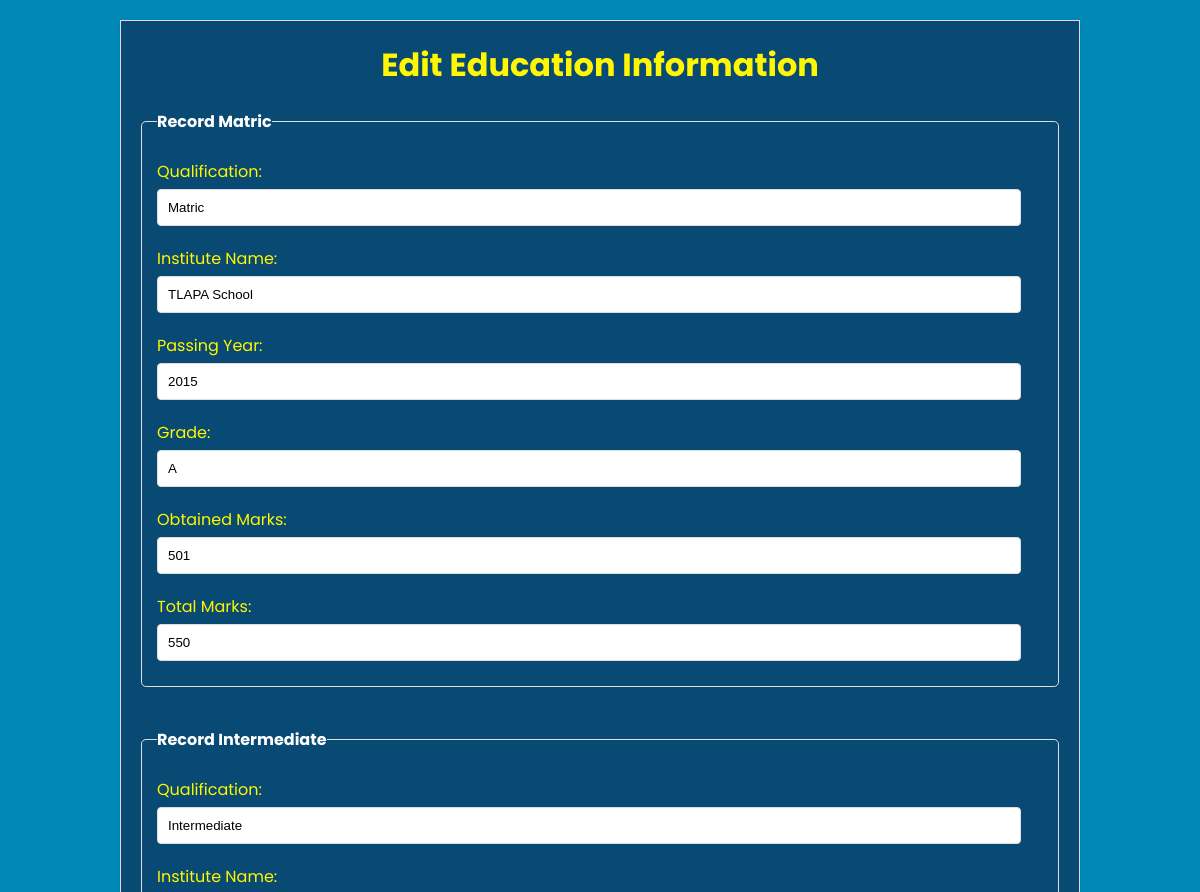
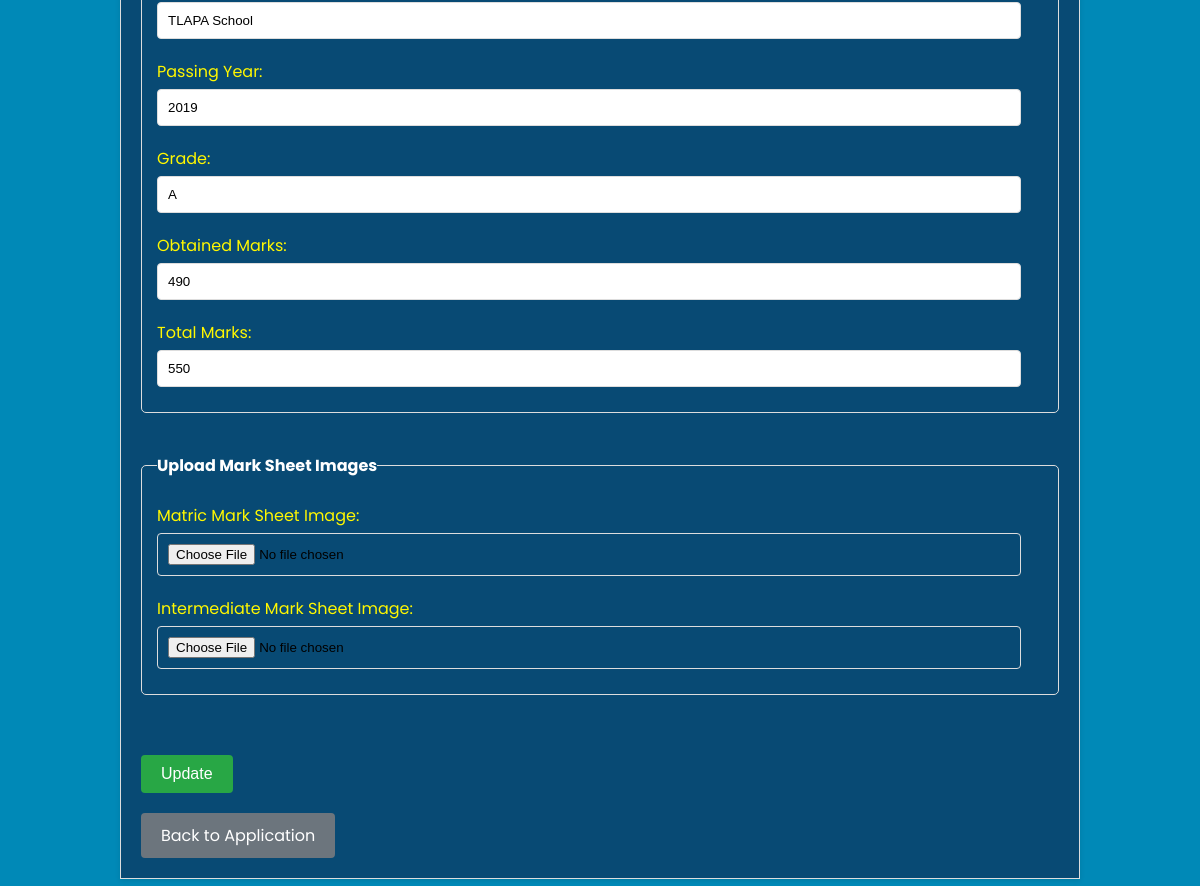
/edit_education_info.php (signed in), run on the app's committed database (2 pictures, top to bottom).
### tables this page shows
CREATE TABLE `education` (
  `education_id` int(11) NOT NULL,
  `student_id` int(11) NOT NULL,
  `qualification` varchar(50) NOT NULL,
  `institute_name` varchar(100) NOT NULL,
  `passing_year` int(11) NOT NULL,
  `grade` varchar(10) NOT NULL,
  `obtained_marks` int(11) NOT NULL,
  `total_marks` int(11) NOT NULL,
  `average` float NOT NULL
);

### edit_education_info.php (the view, shortened to what this page needs)
<?php
include 'db_connect.php';
$student_id = $_SESSION['student_id'];
$education_query = "SELECT * FROM education WHERE student_id = ?";
$stmt = $conn->prepare($education_query);
$stmt->bind_param('i', $student_id);
$stmt->execute();
$education_result = $stmt->get_result();
?>
<!DOCTYPE html>
<html lang="en">
<head>
</head>
<body>
    <div class="container">
        <h1>Edit Education Information</h1>
        <form method="post" enctype="multipart/form-data">
            <?php while ($row = $education_result->fetch_assoc()): ?>
                <fieldset>
                    <legend>Record <?php echo htmlspecialchars($row['qualification']); ?></legend>
                    <label for="qualification">Qualification:</label>
                    <input type="text" name="qualification[]" value="<?php echo htmlspecialchars($row['qualification']); ?>"><br>
                    <label for="institute_name">Institute Name:</label>
                    <input type="text" name="institute_name[]" value="<?php echo htmlspecialchars($row['institute_name']); ?>"><br>
                    <label for="passing_year">Passing Year:</label>
                    <input type="text" name="passing_year[]" value="<?php echo htmlspecialchars($row['passing_year']); ?>"><br>
                    <label for="grade">Grade:</label>
                    <input type="text" name="grade[]" value="<?php echo htmlspecialchars($row['grade']); ?>"><br>
                    <label for="obtained_marks">Obtained Marks:</label>
                    <input type="text" name="obtained_marks[]" value="<?php echo htmlspecialchars($row['obtained_marks']); ?>"><br>
                    <label for="total_marks">Total Marks:</label>
                    <input type="text" name="total_marks[]" value="<?php echo htmlspecialchars($row['total_marks']); ?>"><br>
                </fieldset>
                <br>
            <?php endwhile; ?>
            <fieldset>
                <legend>Upload Mark Sheet Images</legend>
                <label for="matric">Matric Mark Sheet Image:</label>
                <input type="file" name="matric" accept=".jpg,.jpeg,.png,.gif"><br>
                <label for="intermediate">Intermediate Mark Sheet Image:</label>
                <input type="file" name="intermediate" accept=".jpg,.jpeg,.png,.gif"><br>
            </fieldset>
            <br>
            <button type="submit">Update</button>
        </form>
        <a href="view_your_form.php" class="btn">Back to Application</a>
    </div>
</body>
</html>

### edit_education_info.php (style rules this page uses)
:root { --lighting-color: #0089b7; --dark-color: #084a74; --darker-color: #003251; --secondary-color: #fff700; }
* { margin: 0; padding: 0; box-sizing: border-box; }
body { font-family: Poppins, sans-serif; background-color: var(--lighting-color); margin: 0; padding: 0; }
.container { width: 80%; max-width: 1000px; margin: 20px auto; padding: 20px; border: 1px solid #ddd; background-color: var(--dark-color); box-shadow: 0 2px 5px rgba(0, 0, 0, 0.1); }
h1 { text-align: center; color: var(--secondary-color); margin-bottom: 20px; }
form { margin: 0; }
fieldset { border: 1px solid #ddd; border-radius: 5px; padding: 15px; margin-bottom: 15px; }
legend { font-weight: bold; color: #ffffff; }
label { display: block; margin: 10px 0 5px; color: var(--secondary-color); }
input[type="text"], input[type="date"], select, input[type="file"] { width: calc(100% - 22px); padding: 10px; margin-bottom: 10px; border: 1px solid #ddd; border-radius: 4px; }
button[type="submit"] { padding: 10px 20px; margin: 20px 0; background-color: #28a745; color: #fff; border: none; border-radius: 4px; cursor: pointer; font-size: 16px; }
a.btn { display: inline-block; padding: 10px 20px; background-color: #6c757d; color: #fff; text-decoration: none; border-radius: 4px; font-size: 16px; }

### data on the page
education: qualification "Matric", institute_name "TLAPA School", passing_year "2015", grade "A", obtained_marks "501", total_marks "550"
education: qualification "Intermediate", institute_name "TLAPA School", passing_year "2019", grade "A", obtained_marks "490", total_marks "550"
